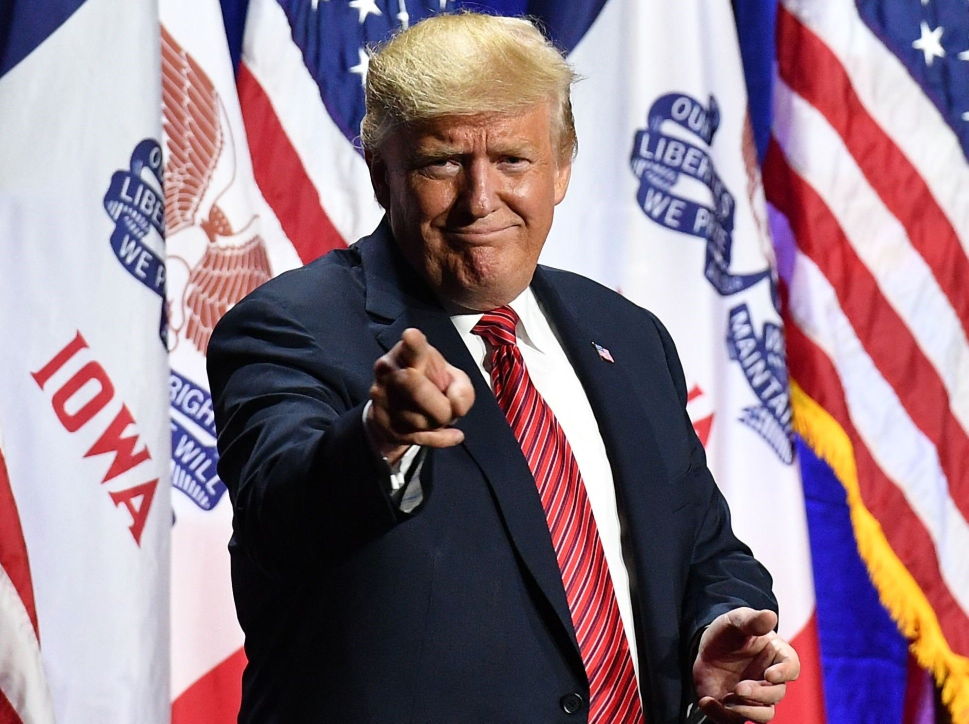
#> input picture test.jpg, 1937 x 1447 px (shown at 1/2 size)
$ python FaceDetection.py
#> lines starting #> are read from the running program, lines starting #| are printed output that depends on the picture; after the words box and inside, x2 and y2 are one past the last pixel; in counts of white or black regions, pixels touching at a corner belong together
import cv2

img = cv2.imread('test.jpg',1)
#> img is the input picture: shape (1447, 1937, 3); mean B, G, R 134.8, 122.7, 144.8

face_cascade = cv2.CascadeClassifier('cascade.xml')

gray_img = cv2.cvtColor(img, cv2.COLOR_BGR2GRAY)
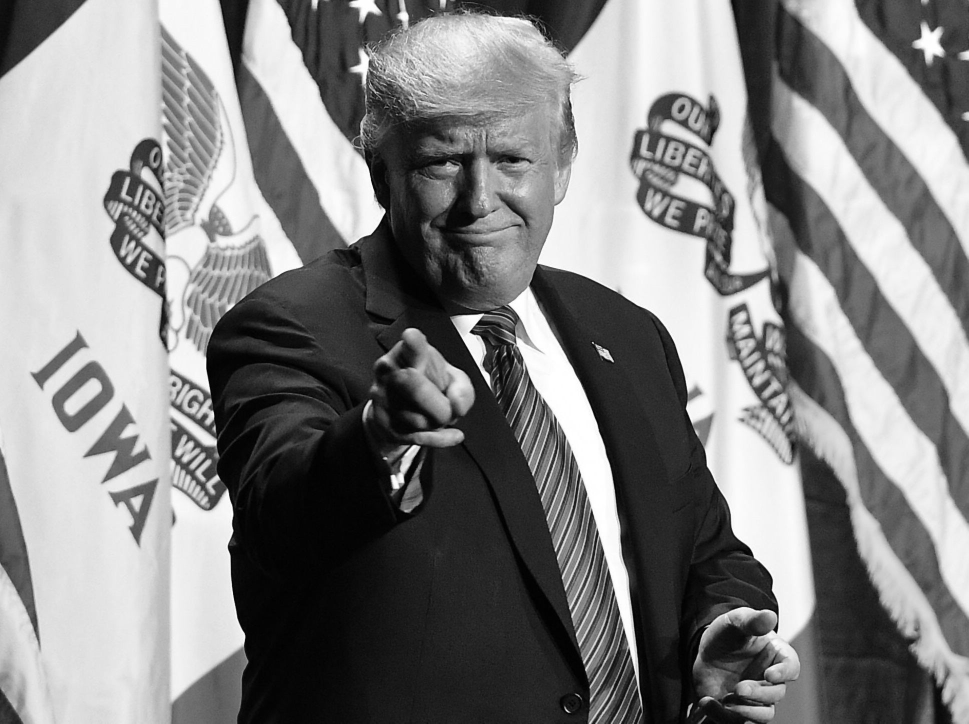
#> gray_img: shape (1447, 1937) (shown at 1/2 size); min 0, max 255, mean 130.7

faces = face_cascade.detectMultiScale(gray_img, scaleFactor=1.05, minNeighbors=5)
#> faces = [[1625, 1284, 70, 70], [1383, 448, 306, 306], [899, 211, 299, 299], [626, 311, 836, 836]]

print(type(faces))
#| <class 'numpy.ndarray'>

print(faces)
#| [[1625 1284   70   70]
#|  [1383  448  306  306]
#|  [ 899  211  299  299]
#|  [ 626  311  836  836]]
#[[218 203 171 171]] these are the cordinates of the face
for x,y,w,h in faces:
    img = cv2.rectangle(img, (x,y), (x+w, y+h), (0,255,0), 3)
#> this loop made 4 passes
#> pass 1, `img = cv2.rectangle(img, (x,y), (x+w, y+h), (0,255,0), 3)`:
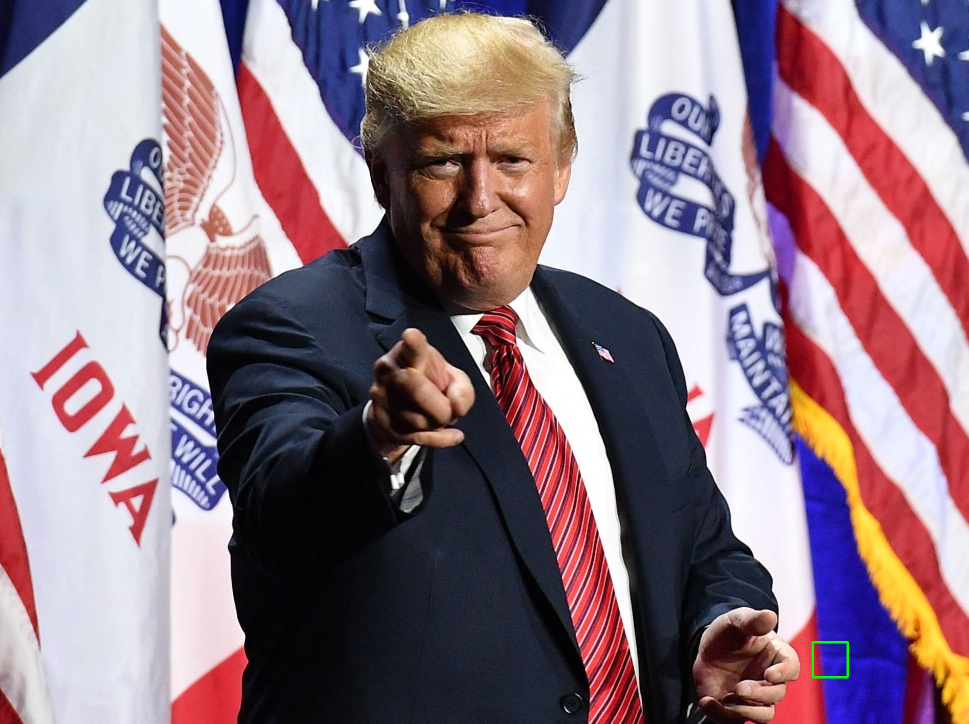
#> img: shape (1447, 1937, 3) (shown at 1/2 size); 0.05% of pixels changed, all inside (x1, y1, x2, y2) = (1623, 1282, 1698, 1357)
#> pass 2, `img = cv2.rectangle(img, (x,y), (x+w, y+h), (0,255,0), 3)`:
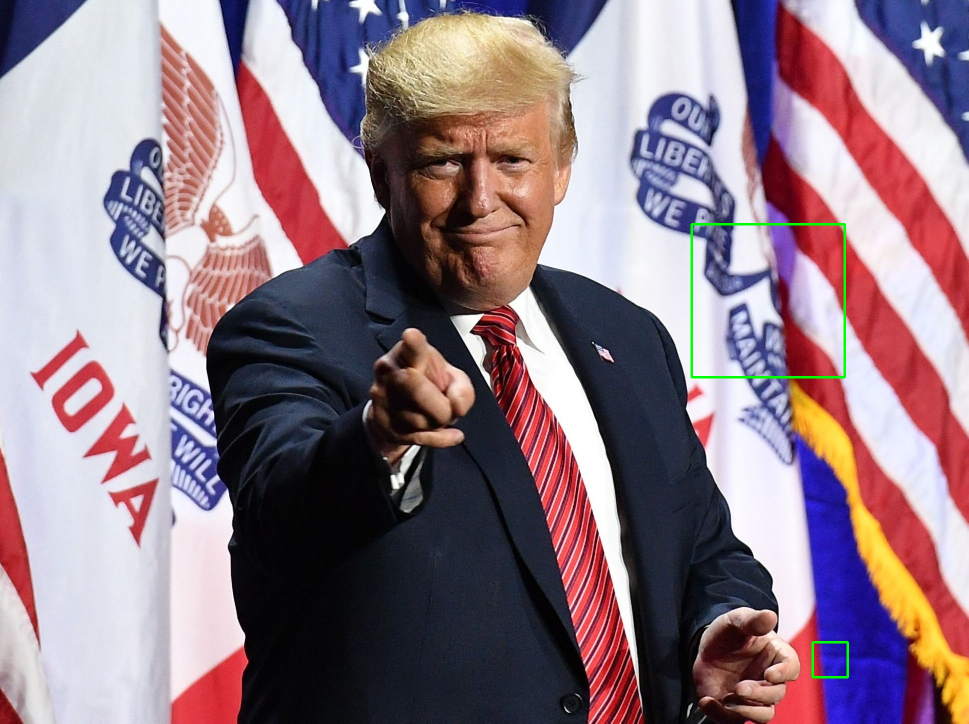
#> img: shape (1447, 1937, 3) (shown at 1/2 size); 0.22% of pixels changed, all inside (x1, y1, x2, y2) = (1381, 446, 1692, 757)
#> pass 3, `img = cv2.rectangle(img, (x,y), (x+w, y+h), (0,255,0), 3)`:
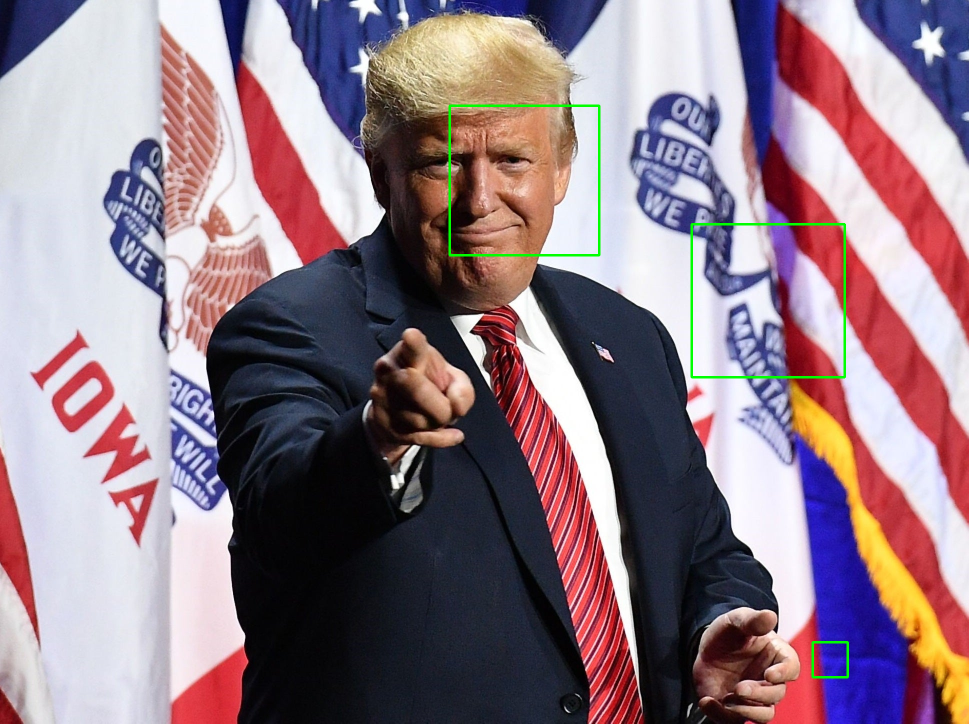
#> img: shape (1447, 1937, 3) (shown at 1/2 size); 0.21% of pixels changed, all inside (x1, y1, x2, y2) = (897, 209, 1201, 513)
#> after the loop:
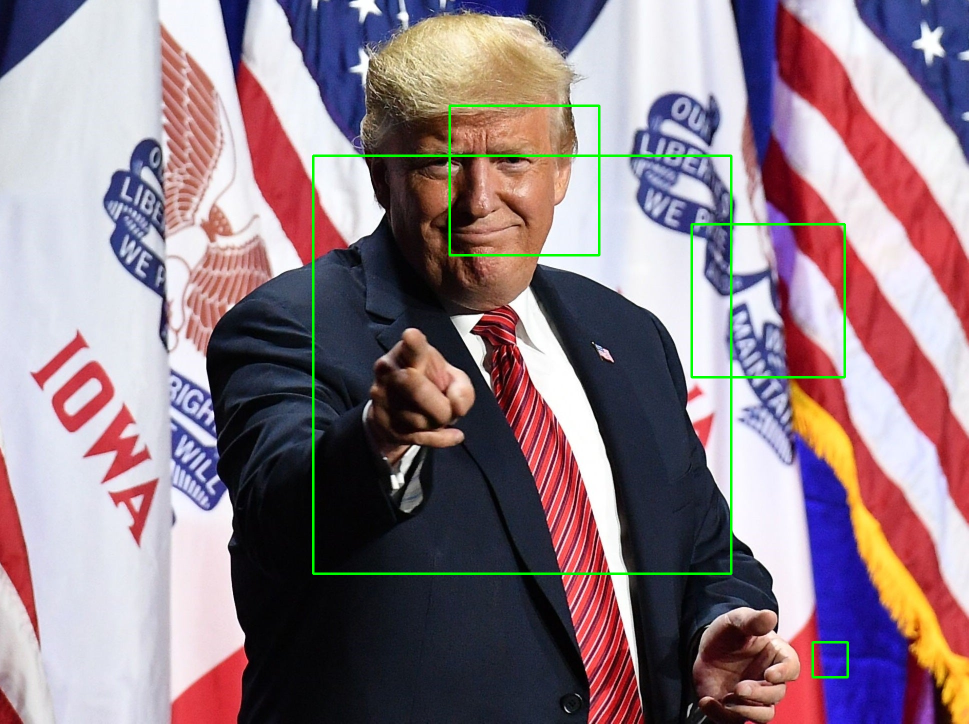
#> img: shape (1447, 1937, 3) (shown at 1/2 size); 0.59% of pixels changed, all inside (x1, y1, x2, y2) = (624, 309, 1465, 1150)

#resized = cv2.resize(img, (int(img.shape[1]), int(img.shape[0])))

cv2.imshow('Gray', img)
cv2.waitKey(0)
